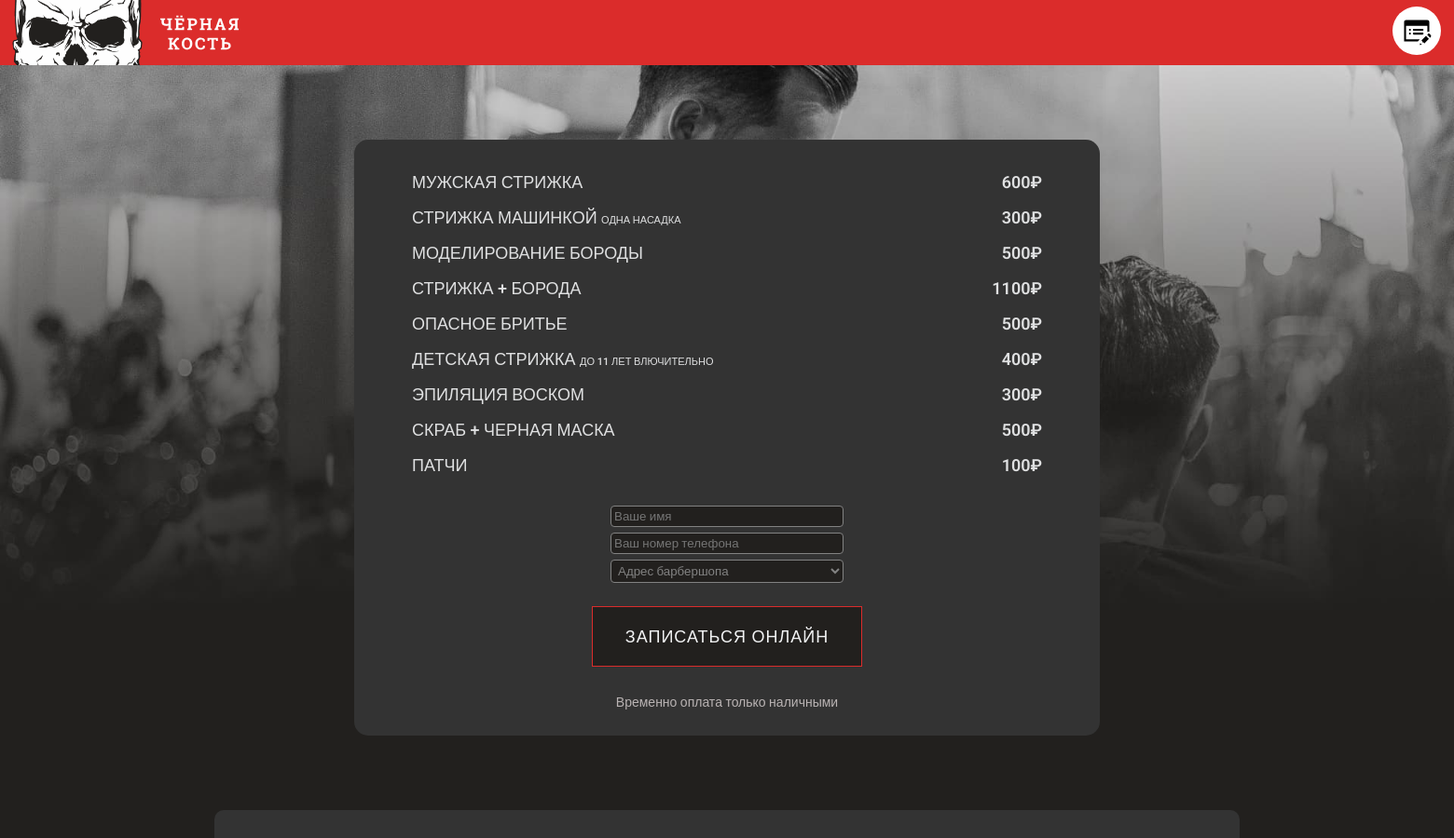
The app's page / (upper part), older data.
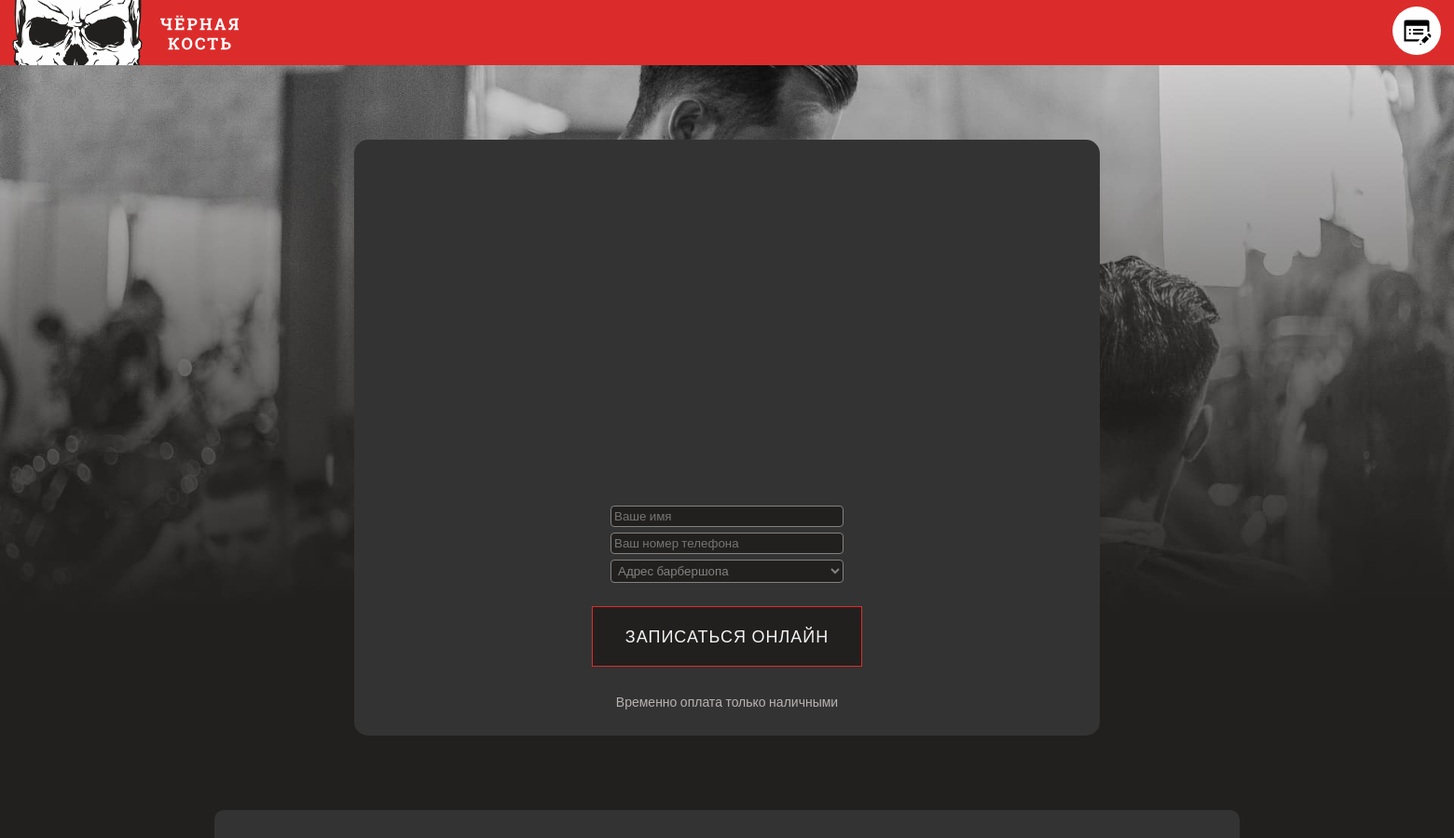
The same page, newer data.
### mainapp/models.py (models this page shows)
class Services(models.Model):
    title = models.CharField(max_length=200, verbose_name='title')
    price = models.CharField(max_length=8, verbose_name='price')
    note = models.CharField(max_length=100, verbose_name='note', null=True)

### mainapp/views.py (the view, shortened to what this page needs)
# urls.py: path('', mainpage, name='main'),
def mainpage(request):
    services = Services.objects.all()
    form = AppointmentForm()
    context = {
        'services': services,
        'form': form,
    }
    return render(request, 'mainapp/index.html', context=context)

### mainapp/forms.py
class AppointmentForm(forms.Form):
    name = forms.CharField(min_length=2, label="Ваше имя",
                           widget=forms.TextInput(attrs={'placeholder': 'Ваше имя', 'class': 'formline'}))
    number = forms.CharField(min_length=10, label="Номер телефона",
                             widget=forms.TextInput(attrs={'placeholder': 'Ваш номер телефона', 'class': 'formline'}))
    branch = forms.ModelChoiceField(queryset=OfficeBranch.objects.all(), empty_label="Адрес барбершопа",
                                    widget=forms.Select(attrs={'class': 'formline'}))

### mainapp/templates/mainapp/index.html (shortened to what this page needs)
{% load static %}
<!DOCTYPE html>
<html lang="en">
  <head>
    <link rel="stylesheet" href="{% static 'mainapp/css/gallery.css' %}"/>
    <link rel="stylesheet" href="{% static 'mainapp/css/main.css' %}"/>
    <link rel="stylesheet" href="{% static 'mainapp/css/address.css' %}"/>
  </head>
  <body>
    <header class="header">
      <div class="header_container">
        <div class="header_img">
          <img src="{% static 'mainapp/images/black_bone_logo_skull.png' %}" alt="" />
          <img src="{% static 'mainapp/images/black_bone_sign.svg' %}" alt="" />
        </div>
        <div class="header_appointment">
          <a href="http://google.com">
            <img src="{% static 'mainapp/images/bone_call.svg' %}" class="img_scale" alt="" />
          </a>
        </div>
      </div>
    </header>
    <section id="main_content" class="main_content">
      <div class="pricelist_container">
        <table class="pricelist_table">
          <tbody>
          {% for s in services %}
              {% if s.note %}
                  <tr>
              <td>{{ s.title }} <small>{{ s.note }}</small></td>
              <td>{{ s.price }}</td>
            </tr>
              {% else %}
            <tr>
              <td>{{ s.title }}</td>
              <td>{{ s.price }}</td>
            </tr>
              {% endif %}
          {% endfor %}
          </tbody>
        </table>
        <form align='center' action="" method="post" class="formappointment">
          <p> {{ form.name}}</p>
          <p> {{ form.number}}</p>
          <p> {{ form.branch}}</p>
          <div><input type="submit" value='Записаться Онлайн' class="btn pricelist_btn"/></div>
        </form>
        <div align='center'><p>Временно оплата только наличными</p></div>
      </div>
    </section>
    <section class="telegram_section">
      <div class="telegram_container">
      </div>
    </section>
  </body>
</html>

Row changes from the older to the newer data that the page shows:
removed Services: title "МУЖСКАЯ СТРИЖКА", price "600₽"
removed Services: title "СТРИЖКА МАШИНКОЙ", note "ОДНА НАСАДКА", price "300₽"
removed Services: title "МОДЕЛИРОВАНИЕ БОРОДЫ", price "500₽"
removed Services: title "СТРИЖКА + БОРОДА", price "1100₽"
removed Services: title "ОПАСНОЕ БРИТЬЕ", price "500₽"
removed Services: title "ДЕТСКАЯ СТРИЖКА", note "ДО 11 ЛЕТ ВЛЮЧИТЕЛЬНО", price "400₽"
removed Services: title "ЭПИЛЯЦИЯ ВОСКОМ", price "300₽"
removed Services: title "СКРАБ + ЧЕРНАЯ МАСКА", price "500₽"
removed Services: title "ПАТЧИ", price "100₽"
